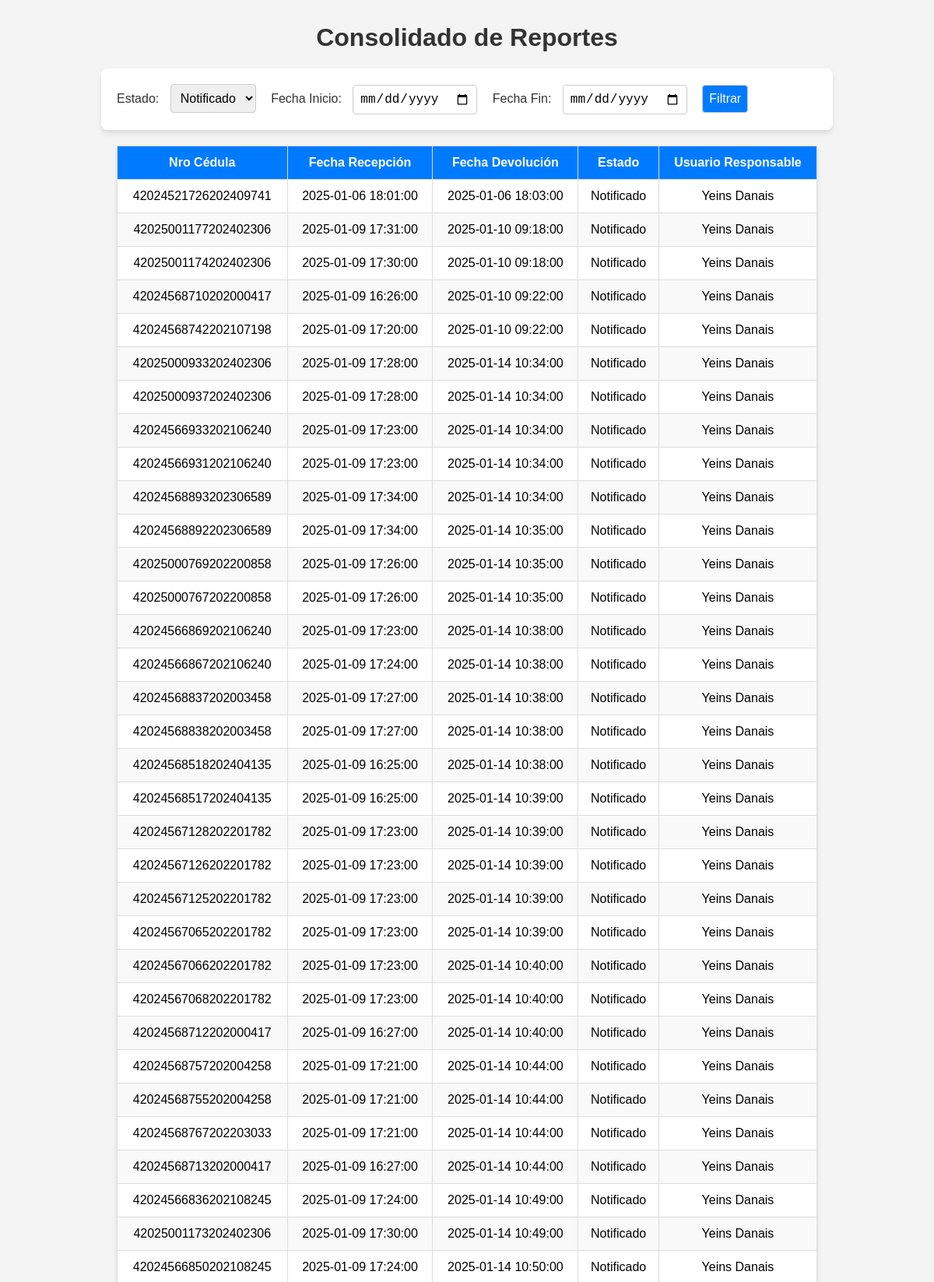
The app's page /reportes2.php?estado=Notificado (upper part) with its own data.
### tables this page shows
CREATE TABLE `c_ingresos` (
  `id` int(11) NOT NULL,
  `nro_cedula` varchar(20) NOT NULL,
  `id_usuario` int(11) NOT NULL,
  `notificacion` varchar(250) NOT NULL,
  `cedula` varchar(250) NOT NULL,
  `anio` varchar(4) NOT NULL,
  `fecha_recep` datetime NOT NULL,
  `observaciones` varchar(250) DEFAULT NULL,
  `ipaddress` varchar(250) NOT NULL
);

CREATE TABLE `c_recepcion` (
  `id` int(11) NOT NULL,
  `nro_cedula` varchar(20) NOT NULL,
  `id_usuario` int(11) NOT NULL,
  `notificacion` varchar(250) NOT NULL,
  `cedula` varchar(250) NOT NULL,
  `anio` varchar(250) NOT NULL,
  `fecha_devolucion` datetime DEFAULT NULL,
  `observaciones` varchar(250) DEFAULT NULL,
  `ipaddress` varchar(250) NOT NULL,
  `estado` varchar(250) NOT NULL,
  `subtipo` varchar(250) NOT NULL
);

CREATE TABLE `usuarios` (
  `id` int(11) NOT NULL,
  `username` varchar(50) NOT NULL,
  `fullname` varchar(250) NOT NULL,
  `password` varchar(255) NOT NULL,
  `email` varchar(100) NOT NULL
);

### reportes2.php (the view, shortened to what this page needs)
<?php
require 'conexion.php';
$estado = isset($_GET['estado']) ? $_GET['estado'] : '';
$fecha_inicio = isset($_GET['fecha_inicio']) ? $_GET['fecha_inicio'] : '';
$fecha_fin = isset($_GET['fecha_fin']) ? $_GET['fecha_fin'] : '';
$query = "SELECT
            c_ingresos.nro_cedula,
            c_ingresos.fecha_recep,
            c_recepcion.fecha_devolucion,
            c_recepcion.estado,
            usuarios.fullname
          FROM
            c_ingresos
          LEFT JOIN
            c_recepcion ON c_ingresos.nro_cedula = c_recepcion.nro_cedula
          LEFT JOIN
            usuarios ON c_ingresos.id_usuario = usuarios.id
          WHERE 1=1";
if ($estado) {
    $query .= " AND c_recepcion.estado = '$estado'";
}
$result = $conn->query($query);
$registros = $result->fetch_all(MYSQLI_ASSOC);
?>
<!DOCTYPE html>
<html lang="es">
<head>
</head>
<body>
    <h1>Consolidado de Reportes</h1>
    <form method="GET" action="reportes2.php">
        <label for="estado">Estado:</label>
        <select name="estado" id="estado">
            <option value="Notificado" <?= $estado == 'Notificado' ? 'selected' : '' ?>>Notificado</option>
        </select>
        <label for="fecha_inicio">Fecha Inicio:</label>
        <input type="date" name="fecha_inicio" id="fecha_inicio" value="<?= $fecha_inicio ?>">
        <label for="fecha_fin">Fecha Fin:</label>
        <input type="date" name="fecha_fin" id="fecha_fin" value="<?= $fecha_fin ?>">
        <button type="submit">Filtrar</button>
    </form>
    <table>
        <thead>
            <tr>
                <th>Nro Cédula</th>
                <th>Fecha Recepción</th>
                <th>Fecha Devolución</th>
                <th>Estado</th>
                <th>Usuario Responsable</th>
            </tr>
        </thead>
        <tbody>
            <?php if (!empty($registros)): ?>
                <?php foreach ($registros as $registro): ?>
                    <tr>
                        <td><?= $registro['nro_cedula'] ?></td>
                        <td><?= $registro['fecha_recep'] ?></td>
                        <td><?= $registro['fecha_devolucion'] ?? 'Sin Devolución' ?></td>
                        <td><?= $registro['estado'] ?></td>
                        <td><?= $registro['fullname'] ?></td>
                    </tr>
                <?php endforeach; ?>
            <?php else: ?>
                <tr class="no-results">
                    <td colspan="5">No se encontraron registros.</td>
                </tr>
            <?php endif; ?>
        </tbody>
    </table>
</body>
</html>

### reportes2.php (style rules this page uses)
body { font-family: Arial, sans-serif; background-color: #f4f4f4; margin: 0; padding: 0; }
h1 { text-align: center; margin-top: 30px; color: #333; }
form { max-width: 900px; margin: 20px auto; background-color: #fff; padding: 20px; border-radius: 8px; box-shadow: 0 4px 6px rgba(0, 0, 0, 0.1); }
label { font-size: 1rem; margin-right: 10px; color: #333; }
select, input[type="date"], button { padding: 8px; font-size: 1rem; margin-right: 15px; border: 1px solid #ccc; border-radius: 4px; }
button { background-color: #007bff; color: white; cursor: pointer; }
table { width: 90%; max-width: 900px; margin: 20px auto; border-collapse: collapse; background-color: white; box-shadow: 0 4px 6px rgba(0, 0, 0, 0.1); }
th, td { padding: 12px; text-align: center; border: 1px solid #ddd; }
th { background-color: #007bff; color: white; }
tr:nth-child(even) { background-color: #f9f9f9; }

### records on screen
c_ingresos: nro_cedula "42024521726202409741", fecha_recep "2025-01-06 18:01:00", c_recepcion.fecha_devolucion "2025-01-06 18:03:00", c_recepcion.estado "Notificado", id_usuario.fullname "Yeins Danais"
c_ingresos: nro_cedula "42025001177202402306", fecha_recep "2025-01-09 17:31:00", c_recepcion.fecha_devolucion "2025-01-10 09:18:00", c_recepcion.estado "Notificado", id_usuario.fullname "Yeins Danais"
c_ingresos: nro_cedula "42025001174202402306", fecha_recep "2025-01-09 17:30:00", c_recepcion.fecha_devolucion "2025-01-10 09:18:00", c_recepcion.estado "Notificado", id_usuario.fullname "Yeins Danais"
c_ingresos: nro_cedula "42024568710202000417", fecha_recep "2025-01-09 16:26:00", c_recepcion.fecha_devolucion "2025-01-10 09:22:00", c_recepcion.estado "Notificado", id_usuario.fullname "Yeins Danais"
c_ingresos: nro_cedula "42024568742202107198", fecha_recep "2025-01-09 17:20:00", c_recepcion.fecha_devolucion "2025-01-10 09:22:00", c_recepcion.estado "Notificado", id_usuario.fullname "Yeins Danais"
c_ingresos: nro_cedula "42025000933202402306", fecha_recep "2025-01-09 17:28:00", c_recepcion.fecha_devolucion "2025-01-14 10:34:00", c_recepcion.estado "Notificado", id_usuario.fullname "Yeins Danais"
c_ingresos: nro_cedula "42025000937202402306", fecha_recep "2025-01-09 17:28:00", c_recepcion.fecha_devolucion "2025-01-14 10:34:00", c_recepcion.estado "Notificado", id_usuario.fullname "Yeins Danais"
c_ingresos: nro_cedula "42024566933202106240", fecha_recep "2025-01-09 17:23:00", c_recepcion.fecha_devolucion "2025-01-14 10:34:00", c_recepcion.estado "Notificado", id_usuario.fullname "Yeins Danais"
c_ingresos: nro_cedula "42024566931202106240", fecha_recep "2025-01-09 17:23:00", c_recepcion.fecha_devolucion "2025-01-14 10:34:00", c_recepcion.estado "Notificado", id_usuario.fullname "Yeins Danais"
c_ingresos: nro_cedula "42024568893202306589", fecha_recep "2025-01-09 17:34:00", c_recepcion.fecha_devolucion "2025-01-14 10:34:00", c_recepcion.estado "Notificado", id_usuario.fullname "Yeins Danais"
c_ingresos: nro_cedula "42024568892202306589", fecha_recep "2025-01-09 17:34:00", c_recepcion.fecha_devolucion "2025-01-14 10:35:00", c_recepcion.estado "Notificado", id_usuario.fullname "Yeins Danais"
c_ingresos: nro_cedula "42025000769202200858", fecha_recep "2025-01-09 17:26:00", c_recepcion.fecha_devolucion "2025-01-14 10:35:00", c_recepcion.estado "Notificado", id_usuario.fullname "Yeins Danais"
c_ingresos: nro_cedula "42025000767202200858", fecha_recep "2025-01-09 17:26:00", c_recepcion.fecha_devolucion "2025-01-14 10:35:00", c_recepcion.estado "Notificado", id_usuario.fullname "Yeins Danais"
c_ingresos: nro_cedula "42024566869202106240", fecha_recep "2025-01-09 17:23:00", c_recepcion.fecha_devolucion "2025-01-14 10:38:00", c_recepcion.estado "Notificado", id_usuario.fullname "Yeins Danais"
c_ingresos: nro_cedula "42024566867202106240", fecha_recep "2025-01-09 17:24:00", c_recepcion.fecha_devolucion "2025-01-14 10:38:00", c_recepcion.estado "Notificado", id_usuario.fullname "Yeins Danais"
c_ingresos: nro_cedula "42024568837202003458", fecha_recep "2025-01-09 17:27:00", c_recepcion.fecha_devolucion "2025-01-14 10:38:00", c_recepcion.estado "Notificado", id_usuario.fullname "Yeins Danais"
c_ingresos: nro_cedula "42024568838202003458", fecha_recep "2025-01-09 17:27:00", c_recepcion.fecha_devolucion "2025-01-14 10:38:00", c_recepcion.estado "Notificado", id_usuario.fullname "Yeins Danais"
c_ingresos: nro_cedula "42024568518202404135", fecha_recep "2025-01-09 16:25:00", c_recepcion.fecha_devolucion "2025-01-14 10:38:00", c_recepcion.estado "Notificado", id_usuario.fullname "Yeins Danais"
c_ingresos: nro_cedula "42024568517202404135", fecha_recep "2025-01-09 16:25:00", c_recepcion.fecha_devolucion "2025-01-14 10:39:00", c_recepcion.estado "Notificado", id_usuario.fullname "Yeins Danais"
c_ingresos: nro_cedula "42024567128202201782", fecha_recep "2025-01-09 17:23:00", c_recepcion.fecha_devolucion "2025-01-14 10:39:00", c_recepcion.estado "Notificado", id_usuario.fullname "Yeins Danais"
c_ingresos: nro_cedula "42024567126202201782", fecha_recep "2025-01-09 17:23:00", c_recepcion.fecha_devolucion "2025-01-14 10:39:00", c_recepcion.estado "Notificado", id_usuario.fullname "Yeins Danais"
c_ingresos: nro_cedula "42024567125202201782", fecha_recep "2025-01-09 17:23:00", c_recepcion.fecha_devolucion "2025-01-14 10:39:00", c_recepcion.estado "Notificado", id_usuario.fullname "Yeins Danais"
c_ingresos: nro_cedula "42024567065202201782", fecha_recep "2025-01-09 17:23:00", c_recepcion.fecha_devolucion "2025-01-14 10:39:00", c_recepcion.estado "Notificado", id_usuario.fullname "Yeins Danais"
c_ingresos: nro_cedula "42024567066202201782", fecha_recep "2025-01-09 17:23:00", c_recepcion.fecha_devolucion "2025-01-14 10:40:00", c_recepcion.estado "Notificado", id_usuario.fullname "Yeins Danais"
c_ingresos: nro_cedula "42024567068202201782", fecha_recep "2025-01-09 17:23:00", c_recepcion.fecha_devolucion "2025-01-14 10:40:00", c_recepcion.estado "Notificado", id_usuario.fullname "Yeins Danais"
c_ingresos: nro_cedula "42024568712202000417", fecha_recep "2025-01-09 16:27:00", c_recepcion.fecha_devolucion "2025-01-14 10:40:00", c_recepcion.estado "Notificado", id_usuario.fullname "Yeins Danais"
c_ingresos: nro_cedula "42024568757202004258", fecha_recep "2025-01-09 17:21:00", c_recepcion.fecha_devolucion "2025-01-14 10:44:00", c_recepcion.estado "Notificado", id_usuario.fullname "Yeins Danais"
c_ingresos: nro_cedula "42024568755202004258", fecha_recep "2025-01-09 17:21:00", c_recepcion.fecha_devolucion "2025-01-14 10:44:00", c_recepcion.estado "Notificado", id_usuario.fullname "Yeins Danais"
c_ingresos: nro_cedula "42024568767202203033", fecha_recep "2025-01-09 17:21:00", c_recepcion.fecha_devolucion "2025-01-14 10:44:00", c_recepcion.estado "Notificado", id_usuario.fullname "Yeins Danais"
c_ingresos: nro_cedula "42024568713202000417", fecha_recep "2025-01-09 16:27:00", c_recepcion.fecha_devolucion "2025-01-14 10:44:00", c_recepcion.estado "Notificado", id_usuario.fullname "Yeins Danais"
c_ingresos: nro_cedula "42024566836202108245", fecha_recep "2025-01-09 17:24:00", c_recepcion.fecha_devolucion "2025-01-14 10:49:00", c_recepcion.estado "Notificado", id_usuario.fullname "Yeins Danais"
c_ingresos: nro_cedula "42025001173202402306", fecha_recep "2025-01-09 17:30:00", c_recepcion.fecha_devolucion "2025-01-14 10:49:00", c_recepcion.estado "Notificado", id_usuario.fullname "Yeins Danais"
c_ingresos: nro_cedula "42024566850202108245", fecha_recep "2025-01-09 17:24:00", c_recepcion.fecha_devolucion "2025-01-14 10:50:00", c_recepcion.estado "Notificado", id_usuario.fullname "Yeins Danais"
